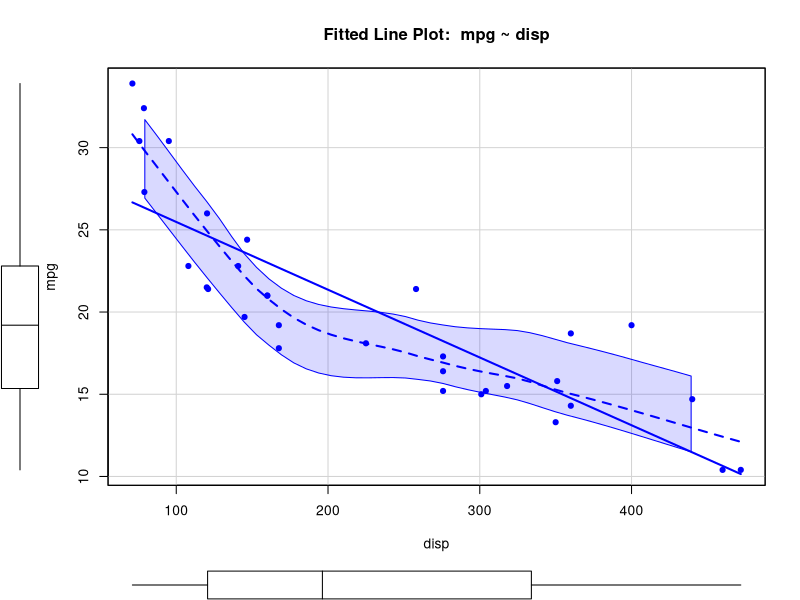

This chart was generated by the following R code: (Note: this script raises an error after producing the figure.)
#To Show Confidence Interval and Prediction Interval on the fitted regression line
# fit = Linear Regression Fitted Model
# df1 = Data Frame
# new_df[2] = x-variable
# new_df[1] = y-variable
install.packages("car","ggpubr") # if not already installed
require(car)
require(ggpubr)
fit <- lm(mpg ~ disp, data = mtcars)
fr <- as.formula(fit$call[[2]])
frdeparse <- deparse(fr, width.cutoff = 500L)
scatterplot(
  fr,
  data = mtcars,
  smoother = loessLine,
  id.n = 5,
  reg.line = lm,
  pch = 19,
  main = paste("Fitted Line Plot: ", frdeparse),
  lwd = 2,
  by.groups = FALSE
)
temp_var <- predict(fit, interval = "prediction")
new_df <- cbind(mtcars, temp_var)
p <- ggscatter(
  data = new_df,
  x = colnames(new_df[2]),
  y = colnames(new_df[1]),
  add = c("reg.line"),
  add.params = list(color = "blue", fill = "lightgray"),
  conf.int = TRUE
) + geom_line(aes(y = lwr),
              data = new_df,
              color = "red",
              linetype = "dashed") + geom_line(aes(y = upr),
                                               data = new_df,
                                               color = "red",
                                               linetype = "dashed") + theme_pubr()
print(ggpar(
  p,
  main = paste(
    "Fitted Regression Line with 95% CI and 95% PI\n",
    colnames(new_df[2]),
    "vs.",
    colnames(new_df[1]),
    "\nAdj R2=",
    signif(summary(fit1)$adj.r.squared, 5),
    "Intercept=",
    signif(fit1$coef[[1]], 5),
    " Slope=",
    signif(fit1$coef[[2]], 5),
    " p=",
    signif(summary(fit1)$coef[2, 4], 5)
  ),
  font.main = c(16, "bold"),
  font.x = c(14, "bold"),
  font.y = c(14, "bold")
))
